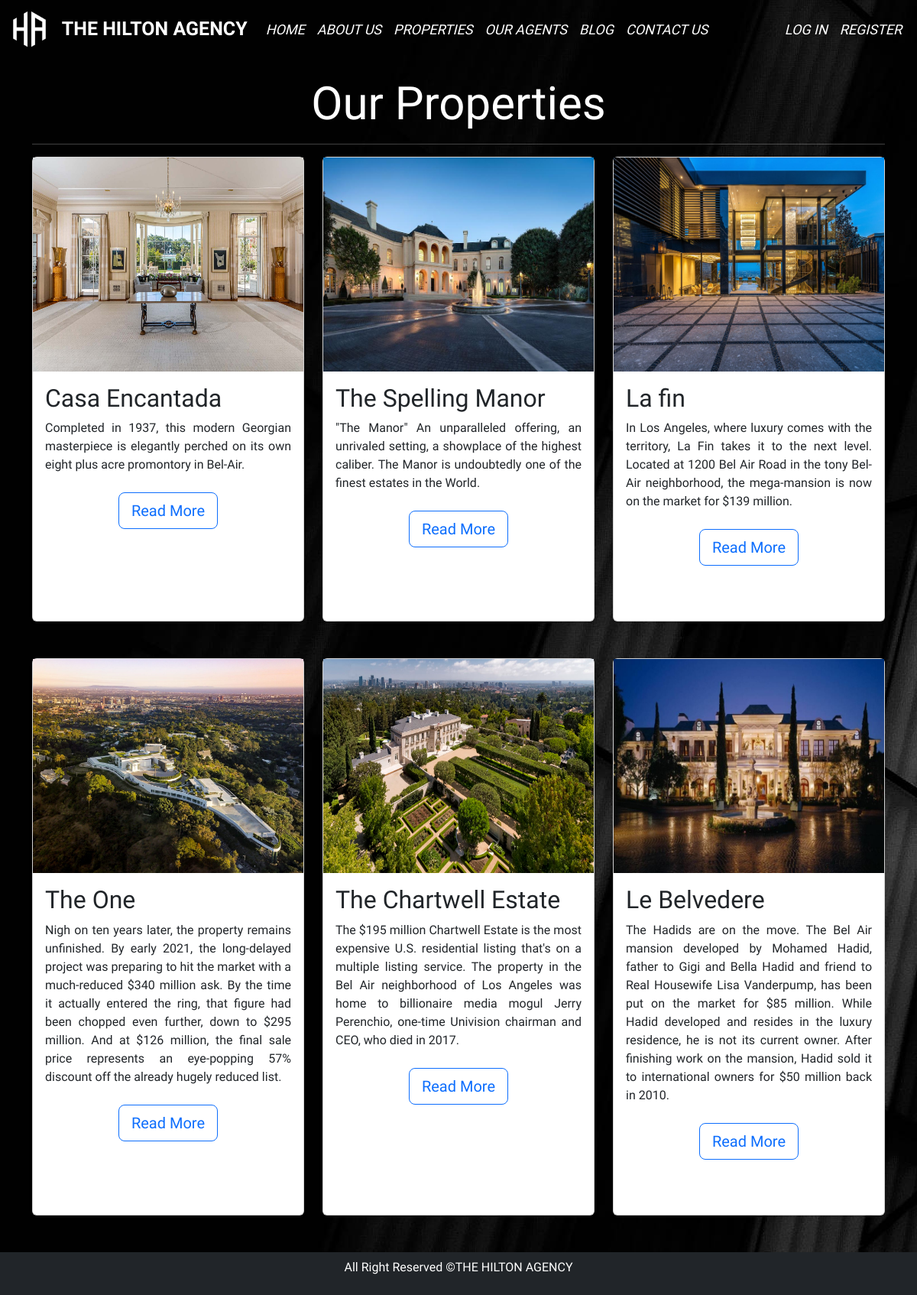
The page / on the database its author committed.
### tables this page shows
CREATE TABLE `property_info` (
  `id` int(11) NOT NULL,
  `image` varchar(50) DEFAULT NULL,
  `title` varchar(50) DEFAULT NULL,
  `description` text DEFAULT NULL
);

### index.php (the view, shortened to what this page needs)
<!DOCTYPE html>
<html lang="en">
<head>
  <link href="https://cdn.jsdelivr.net/npm/bootstrap@5.2.0-beta1/dist/css/bootstrap.min.css" rel="stylesheet">
  <link rel="stylesheet" href="css/property_style.css?<?php echo time();?>">
</head>
<body>
  <?php include('navigation.php'); ?>
  <div class="container">
    <div class="title">
      <h1>Our Properties</h1>
    <hr>
    </div>
    <div class="row">
      <?php
        $servername = "localhost";
        $username = "root";
        $password = "";
        $dbname = "hiltonagency";
        $conn = new mysqli($servername, $username, $password, $dbname);
        $sql = "SELECT * FROM property_info";
        $result = $conn->query($sql);
        if ($result->num_rows > 0) {
          while($row = $result->fetch_assoc()) {
            echo '
            <div class="col-lg-4 col-md-6 col-sm-12 mb-5">
              <div class="card mb-5 shadow-sm h-100">
                <img src="'. $row['image'].'" class="img-fluid" />
                <div class="card-body">
                  <div class="card-title">
                    <h2>'. $row['title'].'</h2>
                  </div>
                  <div class="card-text" style="text-align:justify">
                    <p>'. $row['description'].'</p>
                  </div>
                  <div class="card-footer bg-white border-0 text-center">
                  <form method="get" action="properties-read-more.php" class="mx-auto">
                    <button type="submit" name="id" value="'. $row["id"] .'" class="btn btn-lg btn-outline-primary mt-auto">Read More</button>
                  </form>
                </div>
                </div>
              </div>
            </div>';
          }
        } else {
          echo "0 results";
        }
      ?>
    </div>
  </div>
  <footer class="bg-dark p-2 text-center">
    <div class="container">
      <p class="text-white">All Right Reserved &copy;THE HILTON AGENCY</p>
    </div>
  </footer>
</body>
</html>

### navigation.php (shortened to what this page needs)
<nav class="navbar fixed-top navbar-expand-lg navbar-dark bg-dark-red">
  <div class="container-fluid">
    <a href="#" class="navbar-brand">
      <img src="images/logo.png" height="50"/>
    </a>
    <a class="navbar-brand fw-bolder" href="home.php">THE HILTON AGENCY</a>
    <div class="collapse navbar-collapse" id="navbarCollapse">
      <div class="navbar-nav">
        <a href="home.php" class="nav-item nav-link">Home</a>
        <a href="aboutus.php" class="nav-item nav-link">About us</a>
        <a href="index.php" class="nav-item nav-link">Properties</a>
        <a href="agents.php" class="nav-item nav-link">Our agents</a>
        <a href="blogpage.php" class="nav-item nav-link">Blog</a>
          <a href="contact_form.php" class="nav-item nav-link">Contact us</a>
      </div>
      <?php
      if (isset($_SESSION['username'])) {
        echo '
        <div class="navbar-nav ms-auto">
          <a class="nav-item nav-link" href="#">'. $_SESSION['username'] .'</a>
          <a class="nav-item nav-link" href="logout.php">Log Out</a>
        </div>';
      } else {
        echo '
        <div class="navbar-nav ms-auto">
          <a class="nav-item nav-link" href="login.php">Log In</a>
          <a class="nav-item nav-link" href="register.php">Register</a>
        </div>';
      }
    ?>
    </div>
  </div>
</nav>

### css/property_style.css (style rules this page uses)
* { font-family: 'Raleway', sans-serif; }
body { background-image: url(../images/3d-balck-wallpaper.jpg); }
.navbar-nav a { font-size: 18px; font-style: italic; text-transform: uppercase; font-weight: 500; color: white; }
.navbar-brand { color: white; font-size: 25px; }
.card img { height: 280px; }
.title h1 { font-size: 60px; text-align: center; padding-top: 100px; color: white; }
hr { color: white; }

### rows shown on the page
property_info: image (picture), title "Casa Encantada", description "Completed in 1937, this modern Georgian masterpiece is elegantly perched on its own eight plus acre promontory in Bel-Air.", $row["id"] 1 (drawn)
property_info: image (picture), title "The Spelling Manor", description "\"The Manor\" An unparalleled offering, an unrivaled setting, a showplace of the highest caliber. The Manor is undoubtedly one of the finest estates in the World.", $row["id"] 2 (drawn)
property_info: image (picture), title "La fin", description "In Los Angeles, where luxury comes with the territory, La Fin takes it to the next level. Located at 1200 Bel Air Road in the tony Bel-Air neighborhood, the mega-mansion is now on the market for $139 million.", $row["id"] 3 (drawn)
property_info: image (picture), title "The One", description "Nigh on ten years later, the property remains unfinished. By early 2021, the long-delayed project was preparing to hit the market with a much-reduced $340 million ask. By the time it actually entered the ring, that figure had been chopped even further, down to $295 million. And at $126 million, the final sale price represents an eye-popping 57% discount off the already hugely reduced list.", $row["id"] 4 (drawn)
property_info: image (picture), title "The Chartwell Estate", description "The $195 million Chartwell Estate is the most expensive U.S. residential listing that's on a multiple listing service. The property in the Bel Air neighborhood of Los Angeles was home to billionaire media mogul Jerry Perenchio, one-time Univision chairman and CEO, who died in 2017.", $row["id"] 5 (drawn)
property_info: image (picture), title "Le Belvedere", description "The Hadids are on the move. The Bel Air mansion developed by Mohamed Hadid, father to Gigi and Bella Hadid and friend to Real Housewife Lisa Vanderpump, has been put on the market for $85 million. While Hadid developed and resides in the luxury residence, he is not its current owner. After finishing work on the mansion, Hadid sold it to international owners for $50 million back in 2010.", $row["id"] 6 (drawn)
